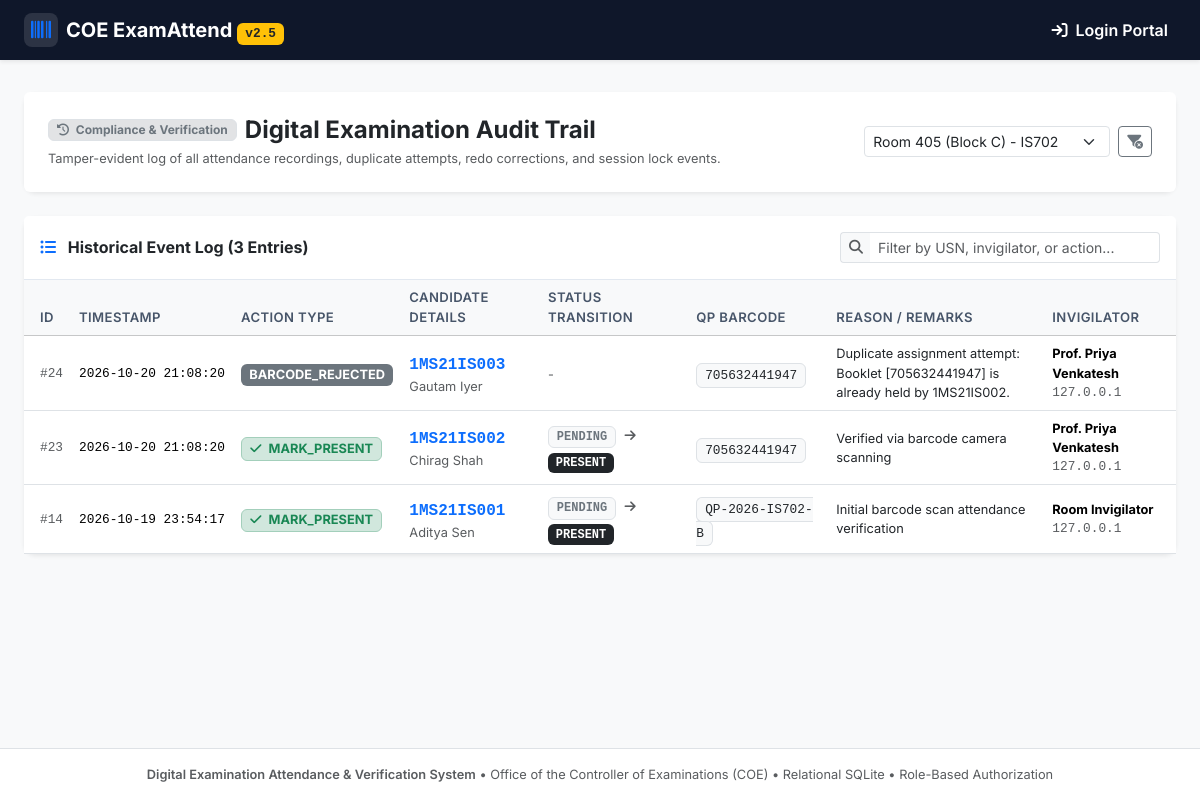
/audit?session_id=2, run on the app's committed database.
### tables this page shows
CREATE TABLE audit_trail (
        id INTEGER PRIMARY KEY AUTOINCREMENT,
        session_id INTEGER NOT NULL,
        usn TEXT,
        student_name TEXT,
        action_type TEXT NOT NULL, -- 'MARK_PRESENT', 'MARK_ABSENT', 'REDO_CORRECTION', 'LOCK_SUBMISSION', 'UNLOCK_OVERRIDE'
        old_status TEXT,
        new_status TEXT,
        qp_barcode TEXT,
        reason TEXT,
        invigilator_id TEXT NOT NULL,
        invigilator_name TEXT,
        timestamp TEXT NOT NULL,
        client_ip TEXT
    , user_id INTEGER);

### app.py (the view)
@app.route('/audit')
def audit_view():
    session_id = request.args.get('session_id', type=int)
    conn = get_db()
    cursor = conn.cursor()
    cursor.execute('SELECT id, course_code, room_number FROM exam_sessions ORDER BY id ASC')
    sessions = [dict(row) for row in cursor.fetchall()]
    query = '''
        SELECT a.*, s.course_code, s.room_number
        FROM audit_trail a
        LEFT JOIN exam_sessions s ON a.session_id = s.id
    '''
    params = []
    if session_id:
        query += ' WHERE a.session_id = ?'
        params.append(session_id)
    query += ' ORDER BY a.id DESC LIMIT 300'
    cursor.execute(query, params)
    logs = [dict(row) for row in cursor.fetchall()]
    conn.close()
    return render_template('audit.html', logs=logs, sessions=sessions, current_session_id=session_id)

### database.py (called while the page is built)
def get_db(db_path=None):
    path = db_path or DB_PATH
    conn = sqlite3.connect(path, timeout=30.0)
    try:
        conn.execute("PRAGMA journal_mode=WAL;")
    except Exception:
        pass
    conn.execute("PRAGMA busy_timeout=15000;")
    conn.execute("PRAGMA foreign_keys=ON;")
    conn.row_factory = sqlite3.Row
    return conn

### templates/audit.html (shortened to what this page needs)
{% extends 'base.html' %}
{% block content %}
<div class="container-fluid px-4">
    <div class="card border-0 shadow-sm mb-4">
        <div class="card-body p-4 bg-white rounded">
            <div class="d-flex flex-wrap align-items-center justify-content-between gap-3">
                <div>
                    <div class="d-flex align-items-center gap-2 mb-1">
                        <span class="badge bg-secondary-subtle text-secondary border px-2 py-1">
                            <i class="fa-solid fa-clock-rotate-left me-1"></i> Compliance & Verification
                        </span>
                        <h4 class="fw-bold mb-0 text-dark">Digital Examination Audit Trail</h4>
                    </div>
                    <p class="text-muted fs-7 mb-0">
                        Tamper-evident log of all attendance recordings, duplicate attempts, redo corrections, and session lock events.
                    </p>
                </div>
                <div class="d-flex align-items-center gap-2">
                    <form method="GET" action="/audit" class="d-flex gap-2">
                        <select name="session_id" class="form-select form-select-sm" onchange="this.form.submit()">
                            {% for s in sessions %}
                            <option value="{{ s.id }}" {% if current_session_id == s.id %}selected{% endif %}>
                                {{ s.room_number }} - {{ s.course_code }}
                            </option>
                            {% endfor %}
                        </select>
                        {% if current_session_id %}
                        <a href="/audit" class="btn btn-outline-secondary btn-sm" title="Clear filter">
                            <i class="fa-solid fa-filter-circle-xmark"></i>
                        </a>
                        {% endif %}
                    </form>
                </div>
            </div>
        </div>
    </div>
    <div class="card border-0 shadow-sm">
        <div class="card-header bg-white py-3 d-flex align-items-center justify-content-between">
            <h6 class="fw-bold mb-0 text-dark">
                <i class="fa-solid fa-list-ul text-primary me-2"></i> Historical Event Log ({{ logs|length }} Entries)
            </h6>
            <div class="input-group input-group-sm" style="max-width: 320px;">
                <span class="input-group-text bg-light border-end-0"><i class="fa-solid fa-magnifying-glass text-muted"></i></span>
                <input type="text" id="auditSearch" class="form-control border-start-0" placeholder="Filter by USN, invigilator, or action..." onkeyup="filterAuditTable()">
            </div>
        </div>
        <div class="card-body p-0">
            <div class="table-responsive">
                <table class="table table-hover align-middle mb-0" id="auditTable">
                    <thead class="table-light">
                        <tr>
                            <th class="ps-3">ID</th>
                            <th>Timestamp</th>
                            <th>Action Type</th>
                            <th>Candidate Details</th>
                            <th>Status Transition</th>
                            <th>QP Barcode</th>
                            <th>Reason / Remarks</th>
                            <th>Invigilator</th>
                        </tr>
                    </thead>
                    <tbody>
                        {% if logs %}
                            {% for log in logs %}
                            <tr class="audit-row">
                                <td class="ps-3 text-muted font-monospace fs-7">#{{ log.id }}</td>
                                <td class="text-nowrap fs-7 font-monospace">{{ log.timestamp }}</td>
                                <td>
                                    {% if log.action_type == 'MARK_PRESENT' %}
                                        <span class="badge bg-success-subtle text-success border border-success-subtle fs-7">
                                            <i class="fa-solid fa-check me-1"></i> MARK_PRESENT
                                        </span>
                                    {% elif log.action_type == 'MARK_ABSENT' %}
                                        <span class="badge bg-danger-subtle text-danger border border-danger-subtle fs-7">
                                            <i class="fa-solid fa-xmark me-1"></i> MARK_ABSENT
                                        </span>
                                    {% elif log.action_type == 'REDO_CORRECTION' %}
                                        <span class="badge bg-warning-subtle text-dark border border-warning fs-7 fw-bold">
                                            <i class="fa-solid fa-rotate-left me-1"></i> REDO_CORRECTION
                                        </span>
                                    {% elif log.action_type == 'LOCK_SUBMISSION' %}
                                        <span class="badge bg-primary text-white fs-7">
                                            <i class="fa-solid fa-lock me-1"></i> LOCK_SUBMISSION
                                        </span>
                                    {% elif log.action_type == 'UNLOCK_OVERRIDE' %}
                                        <span class="badge bg-danger text-white fs-7">
                                            <i class="fa-solid fa-key me-1"></i> UNLOCK_OVERRIDE
                                        </span>
                                    {% else %}
                                        <span class="badge bg-secondary fs-7">{{ log.action_type }}</span>
                                    {% endif %}
                                </td>
                                <td>
                                    {% if log.usn %}
                                        <strong class="font-monospace text-primary">{{ log.usn }}</strong>
                                        <div class="text-muted fs-7">{{ log.student_name or '-' }}</div>
                                    {% else %}
                                        <span class="text-muted fs-7">System Event</span>
                                    {% endif %}
                                </td>
                                <td>
                                    {% if log.old_status and log.new_status %}
                                        <span class="badge bg-light text-secondary border font-monospace">{{ log.old_status }}</span>
                                        <i class="fa-solid fa-arrow-right text-muted mx-1 fs-7"></i>
                                        <span class="badge bg-dark font-monospace">{{ log.new_status }}</span>
                                    {% else %}
                                        <span class="text-muted fs-7">-</span>
                                    {% endif %}
                                </td>
                                <td>
                                    {% if log.qp_barcode %}
                                        <code class="bg-light px-2 py-1 rounded text-dark font-monospace fs-7 border">{{ log.qp_barcode }}</code>
                                    {% else %}
                                        <span class="text-muted fs-7">-</span>
                                    {% endif %}
                                </td>
                                <td class="fs-7 text-dark" style="max-width: 280px;">
                                    {{ log.reason or '-' }}
                                </td>
                                <td class="fs-7">
                                    <strong>{{ log.invigilator_name or log.invigilator_id }}</strong>
                                    <div class="text-muted fs-7 font-monospace">{{ log.client_ip or '127.0.0.1' }}</div>
                                </td>
                            </tr>
                            {% endfor %}
                        {% endif %}
                    </tbody>
                </table>
            </div>
        </div>
    </div>
</div>
{% endblock %}

### static/css/style.css (style rules this page uses)
:root { --navy-blue: #0f172a; --navy-surface: #1e293b; --primary-blue: #2563eb; --emerald-green: #059669; --crimson-red: #dc2626; --amber-warning: #d97706; }
body { font-family: 'Inter', system-ui, -apple-system, sans-serif; color: #1e293b; background-color: #f8fafc; }
.fs-7 { font-size: 0.8rem !important; }
.card { border-radius: 12px; border: 1px solid #e2e8f0; }
.card-header { border-bottom: 1px solid #e2e8f0; }
.table thead th { font-weight: 600; font-size: 0.82rem; text-transform: uppercase; letter-spacing: 0.03em; color: #475569; }

### data on the page
audit_trail: id "24", timestamp "2026-10-20 21:08:20", action_type "BARCODE_REJECTED", usn "1MS21IS003", student_name "Gautam Iyer", qp_barcode "705632441947", reason "Duplicate assignment attempt: Booklet [705632441947] is already held by 1MS21IS002.", invigilator_name "Prof. Priya Venkatesh", client_ip "127.0.0.1"
audit_trail: id "23", timestamp "2026-10-20 21:08:20", action_type "MARK_PRESENT" (drawn), usn "1MS21IS002", student_name "Chirag Shah", old_status "PENDING", new_status "PRESENT", qp_barcode "705632441947", reason "Verified via barcode camera scanning", invigilator_name "Prof. Priya Venkatesh", client_ip "127.0.0.1"
audit_trail: id "14", timestamp "2026-10-19 23:54:17", action_type "MARK_PRESENT" (drawn), usn "1MS21IS001", student_name "Aditya Sen", old_status "PENDING", new_status "PRESENT", qp_barcode "QP-2026-IS702-B", reason "Initial barcode scan attendance verification", invigilator_name "Room Invigilator", client_ip "127.0.0.1"

### other printed values
{{ logs|length }} "3"
form field session_id "Room 405 (Block C) - IS702"
